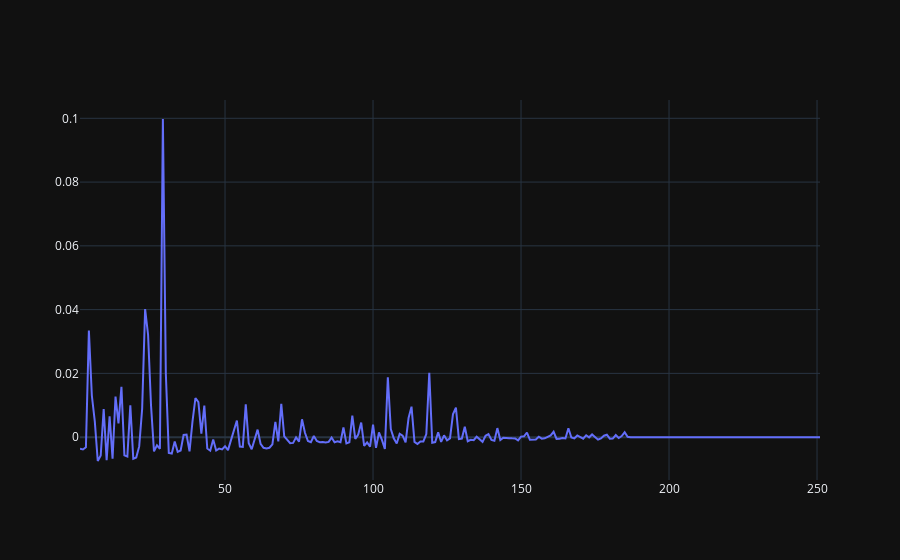

The cell this chart's notebook holds for it:
### Code cell
trace = go.Scatter(x = np.arange(1,no_of_slice,1),
                   y = hedge_pnl,
                   mode = 'lines')
data = [trace]
py.offline.iplot({'data':data})

### Figure 1 — Plotly figure (JSON) as saved in the notebook; plotly's stock layout.template omitted (floating-point values rounded to 4 significant figures; data arrays with more than 128 entries replaced by an {"elided": "..."} marker saying what was removed)
{"data": [{"mode": "lines", "x": {"elided": "251 int values"}, "y": {"elided": "251 float values"}, "type": "scatter"}], "layout": {}}
